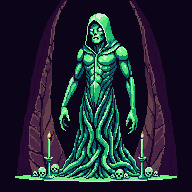
#> input picture references/idol_concept_a.png, 192 x 192 px, given in place of mud.png, which was not available
$ python gen_textures.py ../references
#> lines starting #> are read from the running program, lines starting #| are printed output that depends on the picture; pictures that were not available may be replaced by others from this repository, and a replacement may not be noted
"""Derives the Horror Town block textures from vanilla ones.

Usage: python tools/gen_textures.py <dir with vanilla mud.png, spruce_log.png, spruce_log_top.png, calcite.png,
                                      dark_oak_planks.png>
"""
import random
import sys
from pathlib import Path

from PIL import Image

SRC = Path(sys.argv[1])
OUT = Path(__file__).resolve().parent.parent / "src/main/resources/assets/horror_town/textures/block"
OUT.mkdir(parents=True, exist_ok=True)
rng = random.Random(1906)


def grade(img, mul, add=(0, 0, 0), desat=0.0):
    img = img.convert("RGBA")
    px = img.load()
    for y in range(img.height):
        for x in range(img.width):
            r, g, b, a = px[x, y]
            grey = (r + g + b) / 3
            r, g, b = (c + (grey - c) * desat for c in (r, g, b))
            px[x, y] = tuple(max(0, min(255, int(c * m + d))) for c, m, d in zip((r, g, b), mul, add)) + (a,)
    return img


# 腐泥: darker, greener, wet-looking mud with a few glossy and a few black specks
rot = grade(Image.open(SRC / "mud.png"), (0.62, 0.64, 0.46), (6, 9, 2), desat=0.35)
#> in grade, img is the input picture: PIL image 192x192 RGBA; mean R, G, B, A 31.4, 39.4, 50.1, 255
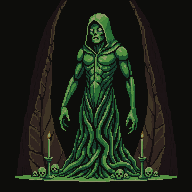
#> rot: PIL image 192x192 RGBA; mean R, G, B, A 26.7, 33.8, 22.8, 255
px = rot.load()
for _ in range(14):
    x, y = rng.randrange(16), rng.randrange(16)
    r, g, b, a = px[x, y]
    px[x, y] = (r + 28, g + 34, b + 26, a) if rng.random() < 0.5 else (r // 2, g // 2, b // 2, a)
rot.save(OUT / "rot_mud.png")

# 朽木: bleached, grey, waterlogged spruce
grade(Image.open(SRC / "spruce_log.png"), (0.9, 0.95, 0.95), (18, 20, 20), desat=0.75).save(OUT / "rotwood_log.png")
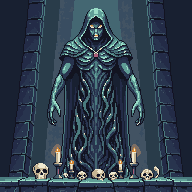
#> input picture references/idol_concept_b.png, 192 x 192 px, given in place of spruce_log.png, which was not available
#> in grade, img is the input picture: PIL image 192x192 RGBA; mean R, G, B, A 46.2, 61.3, 76.7, 255
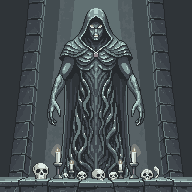
#> saved as rotwood_log.png: PIL image 192x192 RGBA; mean R, G, B, A 69.4, 77.8, 81.5, 255
grade(Image.open(SRC / "spruce_log_top.png"), (0.85, 0.9, 0.9), (16, 18, 18), desat=0.7).save(OUT / "rotwood_log_top.png")

# 盐壳: off-white crust broken into plates by dark cracks
#> (the run stopped early here; a loop or call above may not have finished)
